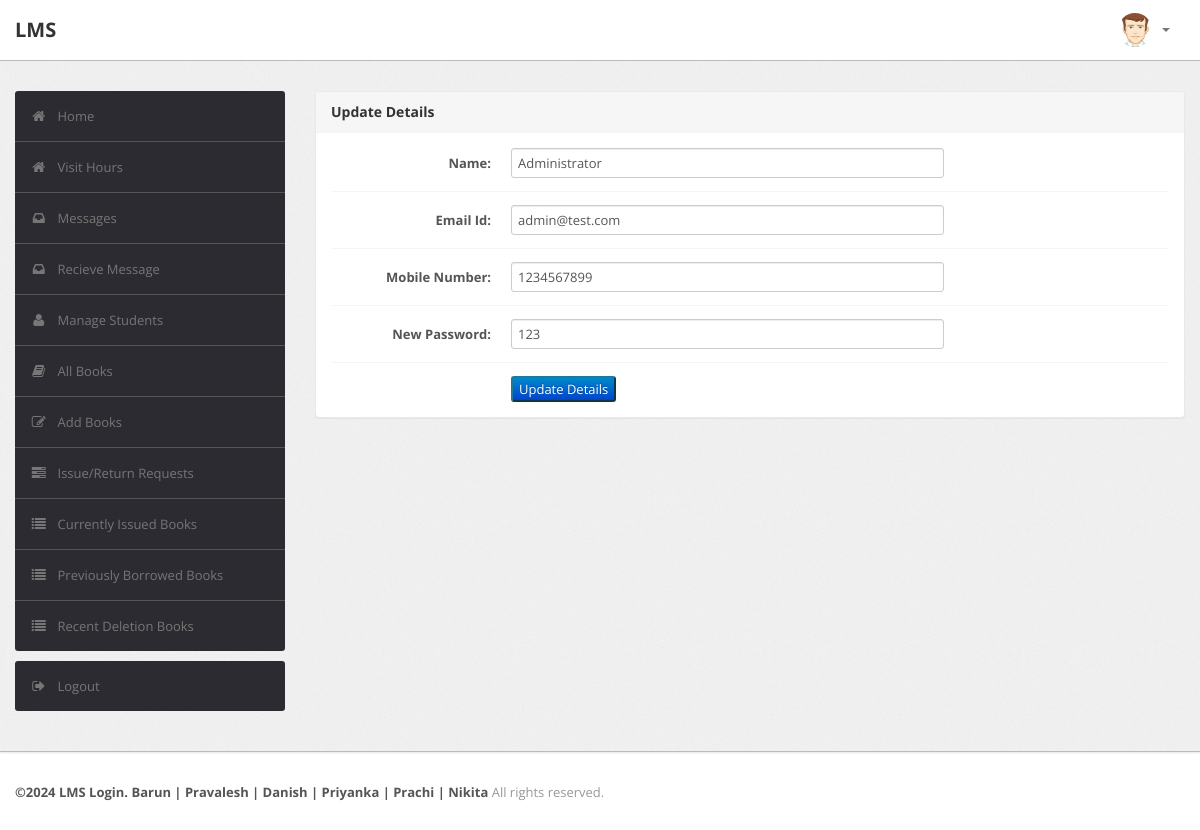
The app's page /librarian/edit_admin_details.php (signed in) with its own data.
### tables this page shows
CREATE TABLE `user` (
  `RollNo` varchar(50) NOT NULL,
  `Name` varchar(50) DEFAULT NULL,
  `Type` varchar(50) DEFAULT NULL,
  `Category` varchar(50) DEFAULT NULL,
  `Department` varchar(255) NOT NULL,
  `EmailId` varchar(50) DEFAULT NULL,
  `MobNo` bigint(11) DEFAULT NULL,
  `Password` varchar(50) DEFAULT NULL
);

### librarian/edit_admin_details.php (the view, shortened to what this page needs)
<?php
require('dbconn.php');
?>
<?php
if ($_SESSION['RollNo']== 'librarian' OR 'LIBRARIAN' AND 'Librarian' AND 'admin' OR 'ADMIN' AND 'Admin') {
    ?>
<!DOCTYPE html>
<html lang="en">
    <head>
        <link type="text/css" href="bootstrap/css/bootstrap.min.css" rel="stylesheet">
        <link type="text/css" href="bootstrap/css/bootstrap-responsive.min.css" rel="stylesheet">
        <link type="text/css" href="css/theme.css" rel="stylesheet">
        <link type="text/css" href="images/icons/css/font-awesome.css" rel="stylesheet">
    </head>
    <body>
        <div class="navbar navbar-fixed-top">
            <div class="navbar-inner">
                <div class="container">
                        <a class="brand" href="index.php">LMS </a>
                    <div class="nav-collapse collapse navbar-inverse-collapse">
                        <ul class="nav pull-right">
                            <li class="nav-user dropdown"><a href="#" class="dropdown-toggle" data-toggle="dropdown">
                                <img src="images/user.png" class="nav-avatar" />
                                <b class="caret"></b></a>
                            </li>
                        </ul>
                    </div>
                </div>
            </div>
        </div>
        <div class="wrapper">
            <div class="container">
                <div class="row">
                    <div class="span3">
                        <div class="sidebar">
                          <ul class="widget widget-menu unstyled">
                                <li class="active"><a href="index.php"><i class="menu-icon icon-home"></i>Home
                                </a></li>
                                <li class="active"><a href="../qr/index.php"><i class="menu-icon icon-home"></i>Visit Hours
                                </a></li>
                                 <li><a href="message.php"><i class="menu-icon icon-inbox"></i>Messages</a>
                                </li>
                                <li><a href="recieve.php"><i class="menu-icon icon-inbox"></i>Recieve Message</a>
                                </li>
                                <li><a href="student.php"><i class="menu-icon icon-user"></i>Manage Students </a>
                                </li>
                                <li><a href="book.php"><i class="menu-icon icon-book"></i>All Books </a></li>
                                <li><a href="addbook.php"><i class="menu-icon icon-edit"></i>Add Books </a></li>
                                <li><a href="requests.php"><i class="menu-icon icon-tasks"></i>Issue/Return Requests </a></li>
                                <li><a href="current.php"><i class="menu-icon icon-list"></i>Currently Issued Books </a></li>
                                <li><a href="pre.php"><i class="menu-icon icon-list"></i>Previously Borrowed Books </a></li>
                                <li><a href="history.php"><i class="menu-icon icon-list"></i>Recent Deletion Books </a></li>
                            </ul>
                            <ul class="widget widget-menu unstyled">
                                <li><a href="logout.php"><i class="menu-icon icon-signout"></i>Logout </a></li>
                            </ul>
                        </div>
                    </div>
                    <div class="span9">
                        <div class="module">
                            <div class="module-head">
                                <h3>Update Details</h3>
                            </div>
                            <div class="module-body">
                                <?php
                                $rollno = $_SESSION['RollNo'];
                                $sql="select * from LMS.user where RollNo='$rollno'";
                                $result=$conn->query($sql);
                                $row=$result->fetch_assoc();
                                $name=$row['Name'];
                                $email=$row['EmailId'];
                                $mobno=$row['MobNo'];
                                $pswd=$row['Password'];
                                ?>
                                <form class="form-horizontal row-fluid" action="edit_admin_details.php?id=<?php echo $rollno ?>" method="post">
                                    <div class="control-group">
                                        <label class="control-label" for="Name"><b>Name:</b></label>
                                        <div class="controls">
                                            <input type="text" id="Name" name="Name" value= "<?php echo $name?>" class="span8" required>
                                        </div>
                                    </div>
                                    <div class="control-group">
                                        <label class="control-label" for="EmailId"><b>Email Id:</b></label>
                                        <div class="controls">
                                            <input type="text" id="EmailId" name="EmailId" value= "<?php echo $email?>" class="span8" required>
                                        </div>
                                    </div>
                                    <div class="control-group">
                                        <label class="control-label" for="MobNo"><b>Mobile Number:</b></label>
                                        <div class="controls">
                                            <input type="text" id="MobNo" name="MobNo" value= "<?php echo $mobno?>" class="span8" required>
                                        </div>
                                    </div>
                                    <div class="control-group">
                                        <label class="control-label" for="Password"><b>New Password:</b></label>
                                        <div class="controls">
                                            <input type="text" id="Password" name="Password"  value= "<?php echo $pswd?>" class="span8" required>
                                        </div>
                                    </div>
                                    <div class="control-group">
                                            <div class="controls">
                                                <button type="submit" name="submit"class="btn-primary"><center>Update Details</center></button>
                                            </div>
                                        </div>
                                </form>
                        </div>
                        </div>
                    </div>
                </div>
            </div>
        </div>
<div class="footer">
            <div class="container">
                <b class="copyright">&copy;2024 LMS Login. Barun | Pravalesh | Danish | Priyanka | Prachi | Nikita </b>All rights reserved.
            </div>
        </div>
    </body>
</html>
<?php }
else {
    echo "<script type='text/javascript'>alert('Access Denied!!!')</script>";
} ?>

### librarian/css/theme.css (style rules this page uses)
body { font-size: 13px; font-family: 'Open Sans', Arial, sans-serif; background: #fff; color: #777 }
h1, h2, h3, h4, h5, h6 { color: #333; margin-top: 0 }
h3 { font-size: 20px }
strong, b { color: #555 }
.wrapper { background: url(../images/bg.png) #eee; border-bottom: 1px solid #bbb; -webkit-box-shadow: 0 1px 2px rgba(0,0,0,0.1); -moz-box-shadow: 0 1px 2px rgba(0,0,0,0.1); box-shadow: 0 1px 2px rgba(0,0,0,0.1); padding: 30px 0 }
.footer { color: #999; padding: 30px 0 60px }
form { margin: 0 }
select, textarea, input[type="text"], input[type="password"], input[type="datetime"], input[type="datetime-local"], input[type="date"], input[type="month"], input[type="time"], input[type="week"], input[type="number"], input[type="email"], input[type="url"], input[type="search"], input[type="tel"], input[type="color"], .uneditable-input, label, input, button, select, textarea { -webkit-border-radius: 3px; -moz-border-radius: 3px; border-radius: 3px; font-size: 13px; font-family: 'Open Sans', Tahoma, Arial, sans-serif }
body [class^="icon-"], body [class*=" icon-"] { font-size: 14px; line-height: 20px; height: 20px }
.module { background: #fff; -webkit-border-radius: 3px; -moz-border-radius: 3px; border-radius: 3px; border: 1px solid #ccc; border-bottom-color: #bbb; -webkit-box-shadow: 0 0 1px rgba(0,0,0,0.2); -moz-box-shadow: 0 0 1px rgba(0,0,0,0.2); box-shadow: 0 0 1px rgba(0,0,0,0.2); margin-bottom: 30px }
.form-horizontal .control-group, .form-vertical .control-group { margin-bottom: 0 }
.form-horizontal .control-group+.control-group, .form-vertical .control-group+.control-group { margin-top: 13px; padding-top: 13px; border-top: 1px solid #f5f5f5 }
.navbar { position: static!important; margin: 0!important }
.navbar .navbar-inner { background: #fff; border-bottom: 1px solid #bbb; -webkit-box-shadow: 0 1px 2px rgba(0,0,0,0.15); -moz-box-shadow: 0 1px 2px rgba(0,0,0,0.15); box-shadow: 0 1px 2px rgba(0,0,0,0.15) }
.navbar .brand { color: #333; font-weight: bold; font-size: 20px; margin-right: 20px; padding: 20px }
.navbar .nav>li>a { padding: 20px 15px; font-weight: bold; color: #777 }
.nav-user>a { height: 20px }
.nav-avatar { width: 34px; height: 34px; margin: -7px 5px 0 0; -webkit-border-radius: 50%; -moz-border-radius: 50%; border-radius: 50% }
.btn-primary { color: #fff; background-color: #248aaf; border-color: #20799a }
.widget-menu { background: #fff; -webkit-border-radius: 3px; -moz-border-radius: 3px; border-radius: 3px; overflow: hidden }
.widget-menu a { color: #555; display: block; line-height: 20px; padding: 15px; text-decoration: none!important }
.widget-menu .menu-icon { margin-right: 10px; color: #767676; -webkit-transition: all .2s ease-in-out; -moz-transition: all .2s ease-in-out; transition: all .2s ease-in-out; }
.widget-menu>li+li { border-top: 1px solid #555 }
.widget-menu>li>a { background-color: #2d2b32; color: #767676; -webkit-transition: all .2s ease-in-out; -moz-transition: all .2s ease-in-out; transition: all .2s ease-in-out; }
.module { box-shadow: 0 0 3px rgba(0,0,0,.1); border-color: #e9e9e9; margin-bottom: 20px; background-color: #fff; border-radius: 4px; -webkit-box-shadow: 0 1px 1px rgba(0,0,0,.05); box-shadow: 0 1px 1px rgba(0,0,0,.05); }
.module-head { color: #767676; background-color: #f6f6f6; border-color: #e9e9e9; padding: 10px 15px; border-bottom: 1px solid transparent; border-top-right-radius: 3px; border-top-left-radius: 3px; }
.module-head h3 { font-size: 14px; line-height: 20px; height: 20px; margin: 0 }
.module-body { padding: 15px }

### records on screen
user: Name "Administrator", EmailId "admin@test.com", MobNo "1234567899", Password "123"
